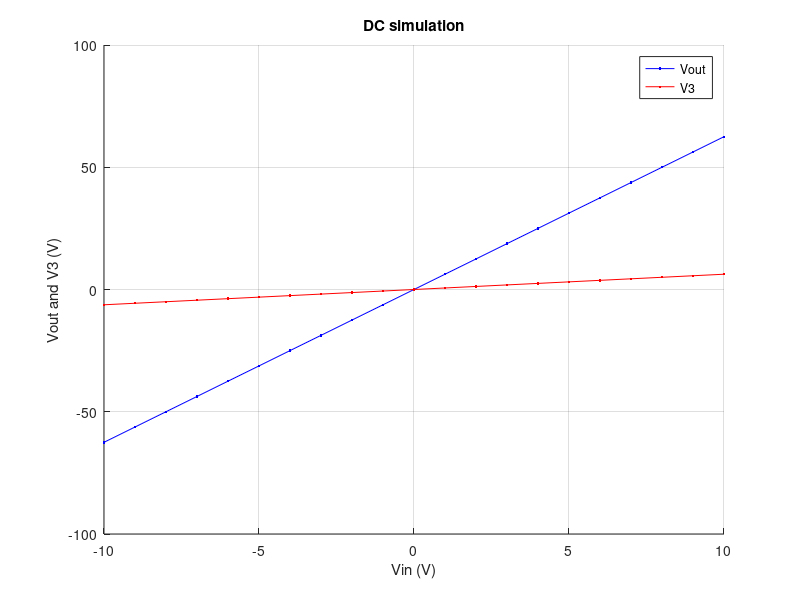
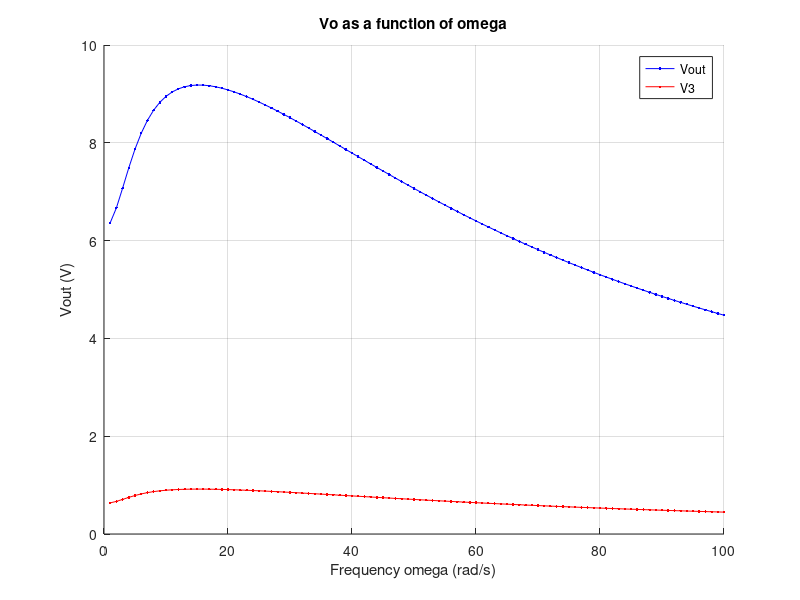
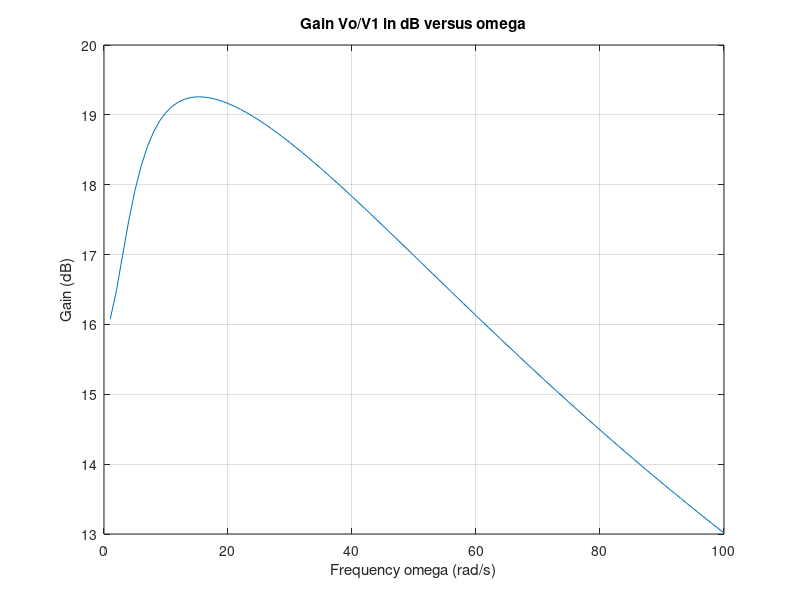

These charts were generated, in order, by the following MATLAB code: (Note: this script raises an error after producing the figures.)
%% This file implement the ELEC 4700 PA7
% Goal: Do a DC and AC analysis of a linear circuit using MNA techniques

% Clear all
clearvars
clearvars -global
close all

% Save some component values
R1 = 1;
C = 0.25;
R2 = 2;
L = 0.2;
R3 = 10;
alpha = 100;
R4 = 0.1;
RO=1000;

% Declare the vectors 
vectorV = zeros(9, 1);  % solution vector: [N1, N2, N3, N4, N5, I1, IL, I3, I4]
vectorF = zeros(9, 1);  % F vector: F(1) = VIN

%% a) Create the C, G matrices
% Declare the C matrix
matrixC = [0, 0, 0, 0, 0, 0, 0, 0, 0;
           C, -C, 0, 0, 0, 0, 0, 0, 0;
          -C, C, 0, 0, 0, 0, 0, 0, 0;
           0, 0, 0, 0, 0, 0, -L, 0, 0;
           0, 0, 0, 0, 0, 0, 0, 0, 0;
           0, 0, 0, 0, 0, 0, 0, 0, 0;
           0, 0, 0, 0, 0, 0, 0, 0, 0;
           0, 0, 0, 0, 0, 0, 0, 0, 0;
           0, 0, 0, 0, 0, 0, 0, 0, 0];

% Declare the G matrix
matrixG = [1,     0,        0,    0,          0, 0,  0,      0, 0;
          1/R1, -1/R1,      0,    0,          0, 1,  0,      0, 0;
          -1/R1, 1/R1+1/R2, 0,    0,          0, 0,  1,      0, 0;
            0,    1,       -1,    0,          0, 0,  0,      0, 0;
            0,    0,        0,    0,          0, 0, -1,      1, 0;
            0,    0,    -1/R3,    0,          0, 0,  0,      1, 0;
            0,    0,        0, 1/R4,      -1/R4, 0,  0,      0, 1;
            0,    0,        0,    1,          0, 0,  0, -alpha, 0;
            0,    0,        0, -1/R4, 1/R4+1/RO, 0,  0,      0, 0];

%% b) DC sweep input voltage from -10V to 10V and plot V0 and V3 (N3)
simStep = 21; % Simulation steps
V1 = linspace(-10, 10, simStep);  % vector for input voltages
Vo = zeros(simStep, 1);  % vector for holding the output voltage
V3 = zeros(simStep, 1);  % vector for holding the voltage at V3
% Loop for the DC simulation
for iSim = 1:simStep
    % Setup the F vector
    vectorF(1) = V1(iSim);  % Stepup the input voltage
    % Find the solution
    vectorV = matrixG\vectorF;
    % Save answers
    Vo(iSim) = vectorV(5);  % Save Vout
    V3(iSim) = vectorV(3);  % Save V3
end
% Plot the DC simulation
figure(1)
hold on
plot(V1, Vo, "-b.")
plot(V1, V3, "-r.")
title("DC simulation")
xlabel("Vin (V)")
ylabel("Vout and V3 (V)")
legend("Vout", "V3")
grid on;


%% c) AC case plot Vo as a function of omega and plot the gain Vo/V1 in dB
simSteps = 100;  % Simulation steps
Vin = 1;  % Value for input voltage
vectorF(1) = Vin;  % Setup the input voltage
omega = linspace(1, 100, simSteps);  % vector for frequencies
Vo = zeros(simSteps, 1);  % vector store the output voltages
V3 = zeros(simStep, 1);  % vector for holding the voltage at V3

% Loop for simulation
for iSim = 1:simSteps
    w = omega(iSim);  % Retrieve the simulation frequency
    % Construct the G+jwC matrix
    matrixGC = matrixG + 1j*w*matrixC;
    % Find the solution
    vectorV = matrixGC\vectorF;
    % Save answers
    Vo(iSim) = abs(vectorV(5));  % Save Vout
    V3(iSim) = abs(vectorV(3));  % Save V3
end
% Plot Vo as a function of omega
figure(2)
hold on
plot(omega, Vo, "-b.");
plot(omega, V3, "-r.");
title("Vo as a function of omega")
xlabel("Frequency omega (rad/s)")
ylabel("Vout (V)")
legend("Vout", "V3")
grid on

% Plot the gain Vo/V1 in dB
figure(3)
gain = 20.*log10(Vo ./ Vin);  % Calculate the gain in dB
plot(omega, gain);
title("Gain Vo/V1 in dB versus omega")
xlabel("Frequency omega (rad/s)")
ylabel("Gain (dB)")
grid on


%% d) Plot gain as a random perturbations on C at omega=pi
simSteps = 1000;  % Simulation steps
omega = pi;
std = 0.05;  % Standard deviation of the normal distribution
randomC = std .* randn(simSteps, 1)+C;  % vector store the random C
Vo = zeros(simSteps, 1);  % vector store the output voltages
Vin = 10;  % Value for input voltage 
vectorF(1) = Vin;  % Setup the input voltage

% Plot the normal distribution of C
nbins = 10;  % Number of bins for the histogram
figure(5)
histogram(randomC, nbins);
title("Distribution of C")
xlabel("C")
ylabel("Number")
grid on

% Loop through the random C
for iSim=1:simSteps
    C = randomC(iSim);  % Retrieve the C value
    % Reconstruct the C matrix
    matrixC = [0, 0, 0, 0, 0, 0, 0, 0, 0;
    C, -C, 0, 0, 0, 0, 0, 0, 0;
    -C, C, 0, 0, 0, 0, 0, 0, 0;
    0, 0, 0, 0, 0, 0, -L, 0, 0;
    0, 0, 0, 0, 0, 0, 0, 0, 0;
    0, 0, 0, 0, 0, 0, 0, 0, 0;
    0, 0, 0, 0, 0, 0, 0, 0, 0;
    0, 0, 0, 0, 0, 0, 0, 0, 0;
    0, 0, 0, 0, 0, 0, 0, 0, 0];

    % Construct the G+jwC matrix
    matrixGC = matrixG + 1j*omega*matrixC;
    % Find the solution
    vectorV = matrixGC\vectorF;
    % Save answers
    Vo(iSim) = abs(vectorV(5));  % Save Vout
end

% Plot the distribution of gain
figure(6)
gain = Vo ./ Vin;  % Calculate the gain
histogram(gain, nbins);
title("Distribution of Gain")
xlabel("Vo/Vi")
ylabel("Number")
grid on

